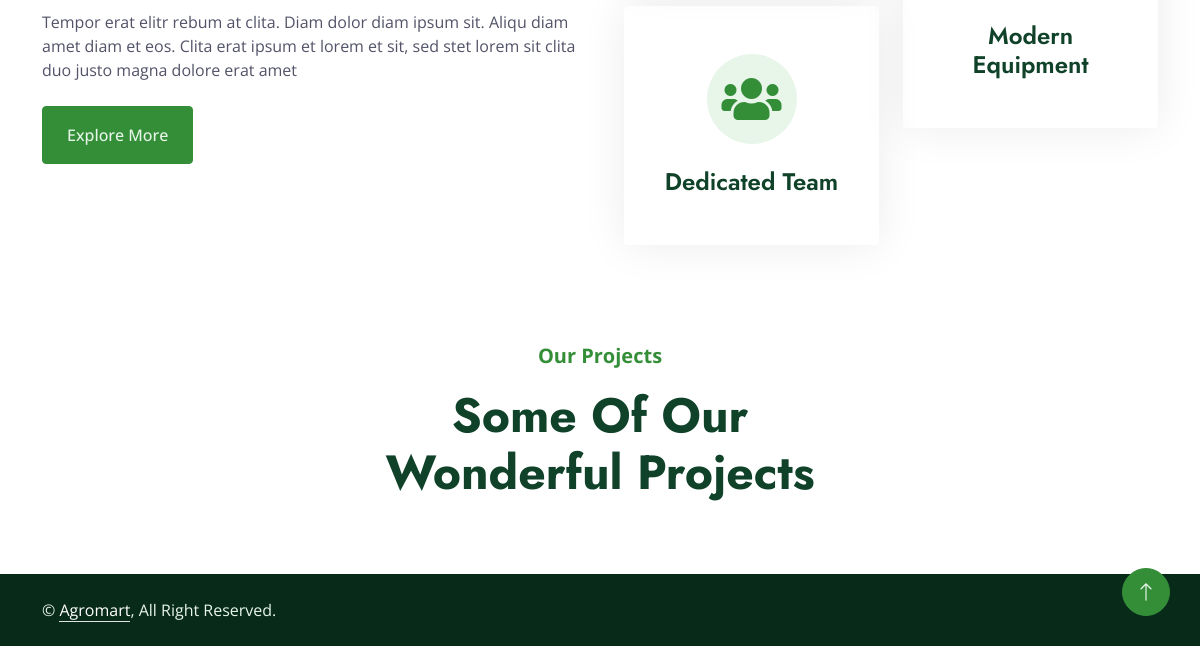
Before: / (lower part) with the older database file.
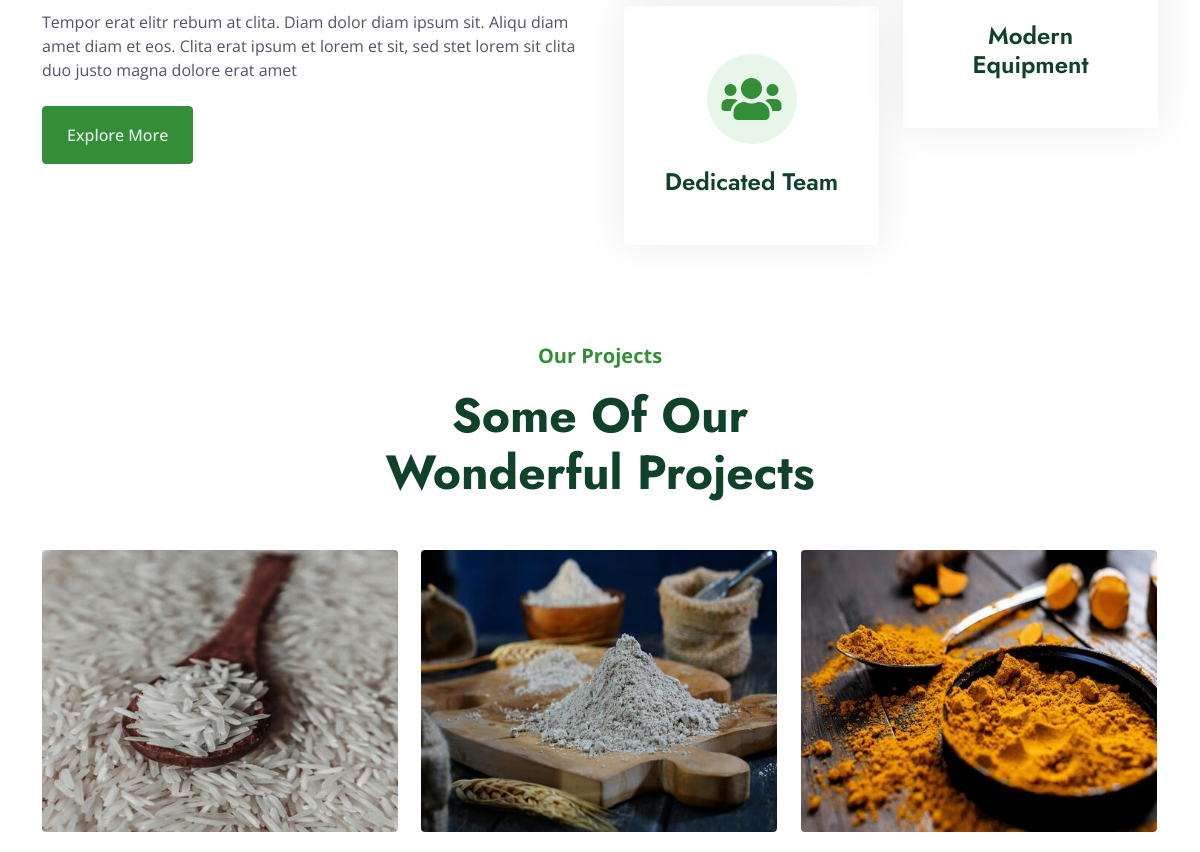
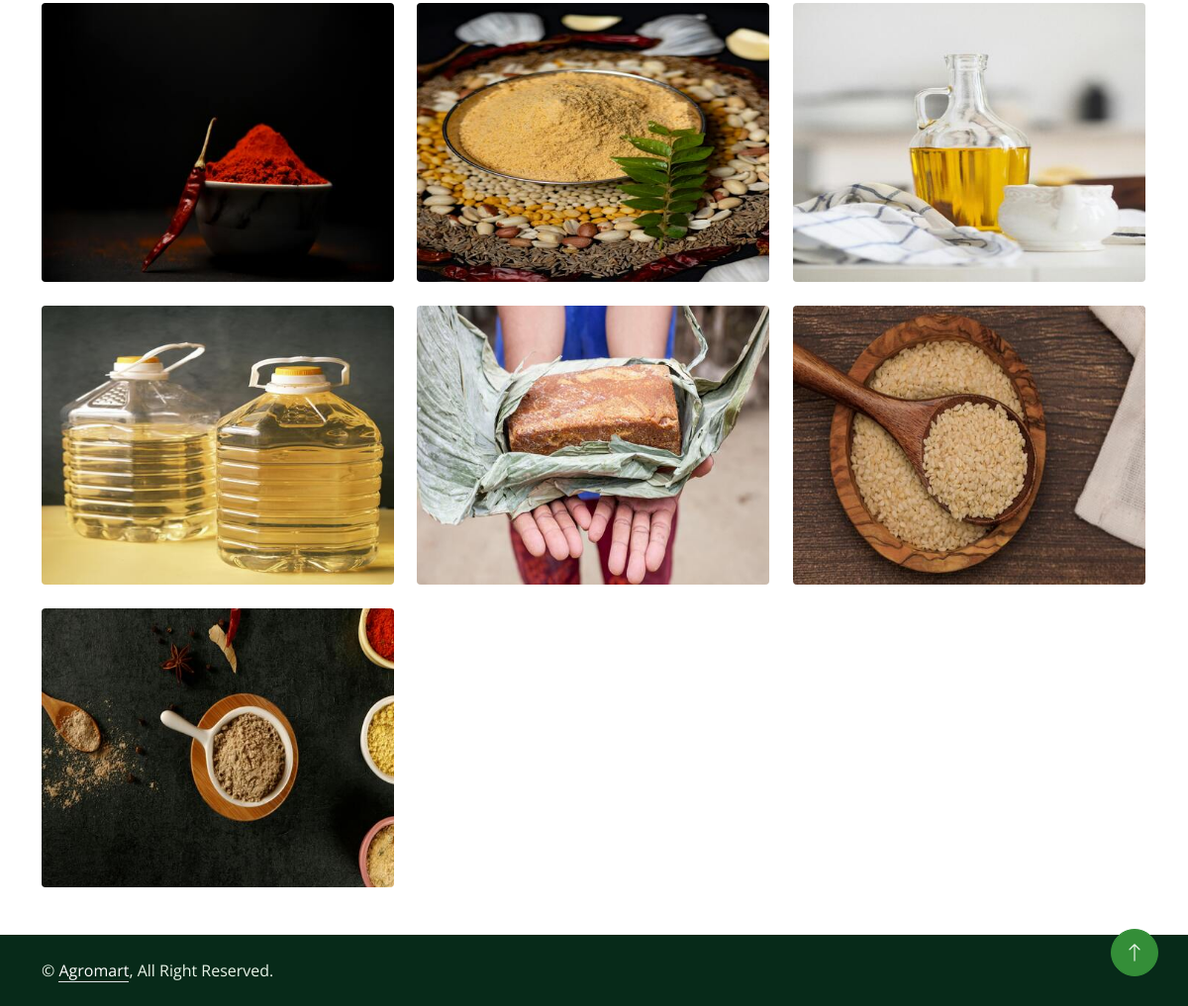
After: the same page with the newer database file (2 pictures, top to bottom).
### tables this page shows
CREATE TABLE IF NOT EXISTS `products` (
  `product_id` int NOT NULL AUTO_INCREMENT,
  `product_name` varchar(30) NOT NULL,
  `product_description` text NOT NULL,
  `product_amount` int NOT NULL,
  `consumer_id` int NOT NULL,
  `image_location` text NOT NULL,
  PRIMARY KEY (`product_id`)
);

### index.php (the view, shortened to what this page needs)
<?php
include './includes/connection.php';
?>
<!DOCTYPE html>
<html lang="en">
<head>
    <link href="https://cdnjs.cloudflare.com/ajax/libs/font-awesome/5.10.0/css/all.min.css" rel="stylesheet">
    <link href="https://cdn.jsdelivr.net/npm/bootstrap-icons@1.4.1/font/bootstrap-icons.css" rel="stylesheet">
    <link href="lib/animate/animate.min.css" rel="stylesheet">
    <link href="lib/owlcarousel/assets/owl.carousel.min.css" rel="stylesheet">
    <link href="lib/lightbox/css/lightbox.min.css" rel="stylesheet">
    <link href="css/bootstrap.min.css" rel="stylesheet">
    <link href="css/style.css" rel="stylesheet">
</head>
<body>
    <div class="container-xxl py-5">
        <div class="container">
            <div class="row g-5 align-items-center">
                <div class="col-lg-6 wow fadeInUp" data-wow-delay="0.1s">
                    <p class="mb-4">Tempor erat elitr rebum at clita. Diam dolor diam ipsum sit. Aliqu diam amet diam et eos. Clita erat ipsum et lorem et sit, sed stet lorem sit clita duo justo magna dolore erat amet</p>
                    <a class="btn btn-primary py-3 px-4" href="">Explore More</a>
                </div>
                <div class="col-lg-6">
                    <div class="row g-4 align-items-center">
                        <div class="col-md-6">
                            <div class="row g-4">
                                <div class="col-12 wow fadeIn" data-wow-delay="0.5s">
                                    <div class="text-center rounded py-5 px-4" style="box-shadow: 0 0 45px rgba(0,0,0,.08);">
                                        <div class="btn-square bg-light rounded-circle mx-auto mb-4" style="width: 90px; height: 90px;">
                                            <i class="fa fa-users fa-3x text-primary"></i>
                                        </div>
                                        <h4 class="mb-0">Dedicated Team</h4>
                                    </div>
                                </div>
                            </div>
                        </div>
                        <div class="col-md-6 wow fadeIn" data-wow-delay="0.7s">
                            <div class="text-center rounded py-5 px-4" style="box-shadow: 0 0 45px rgba(0,0,0,.08);">
                                <h4 class="mb-0">Modern Equipment</h4>
                            </div>
                        </div>
                    </div>
                </div>
            </div>
        </div>
    </div>
    <div class="container-xxl py-5">
        <div class="container">
            <div class="text-center mx-auto wow fadeInUp" data-wow-delay="0.1s" style="max-width: 500px;">
                <p class="fs-5 fw-bold text-primary">Our Projects</p>
                <h1 class="display-5 mb-5">Some Of Our Wonderful Projects</h1>
            </div>
            <div class="row g-4 portfolio-container">
                <?php
                    $query=mysqli_query($con,"SELECT C.consumer_name, P.product_id, P.product_name, P.product_description, P.product_amount, P.image_location from products P
                    left JOIN consumer C on C.consumer_id=P.consumer_id limit 10") or die(mysqli_error($con));
                    if(mysqli_num_rows($query)){
                        while($row=mysqli_fetch_array($query)){
                ?>
                <div class="col-lg-4 col-md-6 portfolio-item first wow fadeInUp" data-wow-delay="0.1s">
                    <div class="portfolio-inner rounded">
                        <img class="img-fluid" src="<?php echo str_replace("../products","./products",$row['image_location']); ?>" alt="">
                    </div>
                </div>
                <?php
                        }
                    }
                ?>
            </div>
        </div>
    </div>
    <?php include('./includes/footer.php'); ?>
    <a href="#" class="btn btn-lg btn-primary btn-lg-square rounded-circle back-to-top"><i class="bi bi-arrow-up"></i></a>
</body>
</html>

### includes/footer.php
<div class="container-fluid copyright py-4">
    <div class="container">
        <div class="row">
            <div class="col-md-6 text-center text-md-start mb-3 mb-md-0">
                &copy; <a class="border-bottom" href="#">Agromart</a>, All Right Reserved.
            </div>
            <div class="col-md-6 text-center text-md-end">
            </div>
        </div>
    </div>
</div>

### css/style.css (style rules this page uses)
:root { --primary: #348E38; --secondary: #525368; --light: #E8F5E9; --dark: #0F4229; }
.back-to-top { position: fixed; display: none; right: 30px; bottom: 30px; z-index: 99; }
h1, .h1, h2, .h2, .fw-bold { font-weight: 700 !important; }
h3, .h3, h4, .h4, .fw-medium { font-weight: 600 !important; }
.btn { transition: .5s; font-weight: 500; }
.btn-primary, .btn-outline-primary:hover { color: var(--light); }
.btn-square { width: 38px; height: 38px; }
.btn-lg-square { width: 48px; height: 48px; }
.btn-square, .btn-sm-square, .btn-lg-square { padding: 0; display: flex; align-items: center; justify-content: center; font-weight: normal; }
.portfolio-inner { position: relative; overflow: hidden; }
.portfolio-inner::before, .portfolio-inner::after { position: absolute; content: ""; width: 0; height: 100%; top: 0; left: 0; background: rgba(15, 66, 41, .6); transition: .5s; }
.portfolio-inner::after { left: auto; right: 0; }
.copyright { color: var(--light); background: #072A19; }
.copyright a { color: #FFFFFF; }

Changed rows visible on the page:
added products: image_location (picture)
added products: image_location (picture)
added products: image_location (picture)
added products: image_location (picture)
added products: image_location (picture)
added products: image_location (picture)
added products: image_location (picture)
added products: image_location (picture)
added products: image_location (picture)
added products: image_location (picture)
